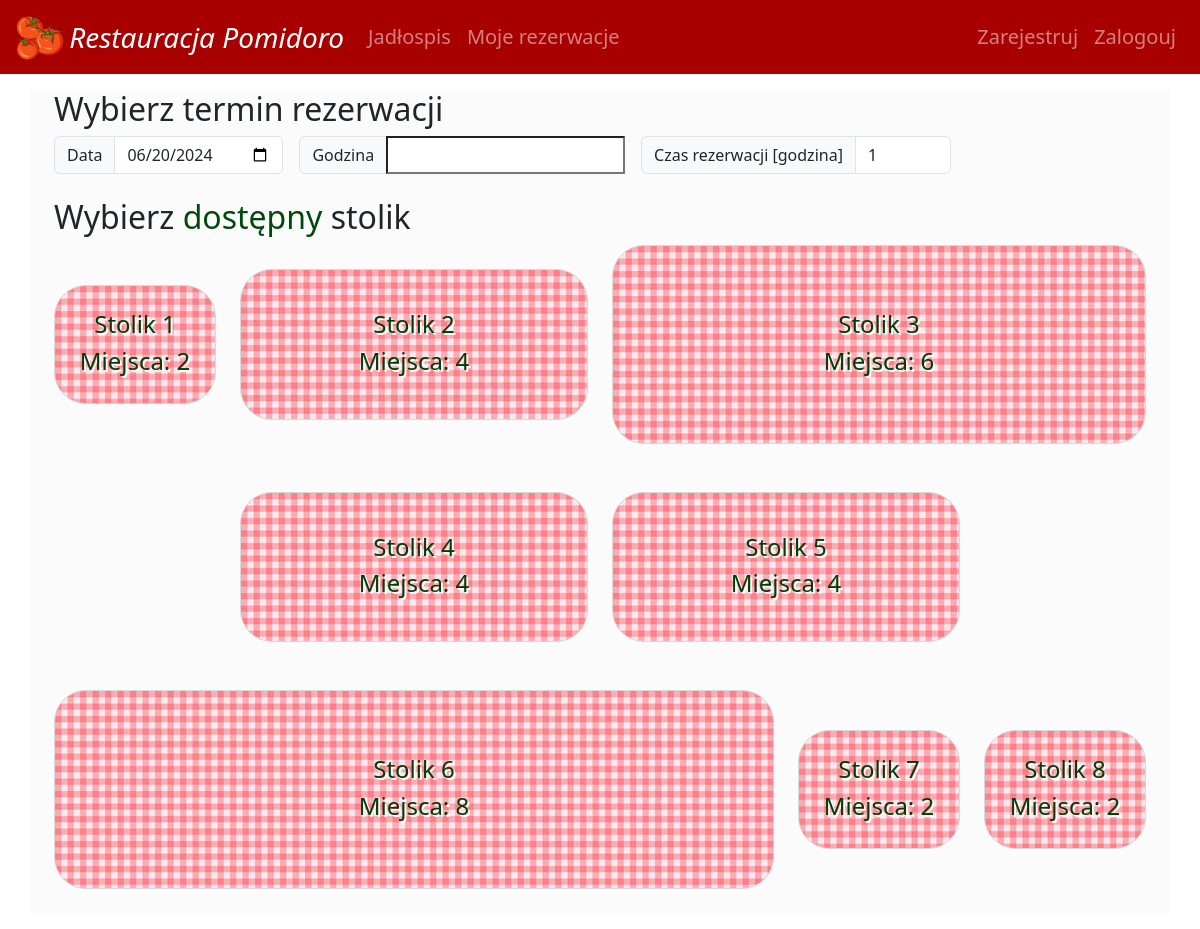
The page / on the database its author committed.
### reserv/models.py (models this page shows, shortened)
class Table(models.Model):
    number = models.IntegerField(unique=True)
    capacity = models.IntegerField()

### reserv/views.py (the view)
# urls.py: path('', homepage, name='homepage'),
def homepage(request):
    tables = Table.objects.all()
    return render(request, 'reserv/homepage.html', {'tables': tables})

### templates/reserv/homepage.html (shortened to what this page needs)
{% extends 'reserv/template.html' %}
{% load static %}
{% block content %}
    <div class="container">
        <h2>Wybierz termin rezerwacji</h2>
        <form id="reservationForm" method="get" class="row gy-2 gx-3 align-items-center" action="{% url 'reserve_table' %}">
            <div class="col-auto">
                <div class="input-group">
                    <div class="input-group-text">Data</div>
                    <input type="date" id="datepicker" name="date" class="form-control">
                </div>
            </div>
            <div class="col-auto">
                <div class="input-group">
                    <div class="input-group-text">Godzina</div>
                    <input id="timepicker" name="time">
                </div>
            </div>
            <div class="col-auto">
                <div class="input-group">
                    <div class="input-group-text">Czas rezerwacji [godzina]</div>
                    <input type="number" id="duration" name="duration" class="form-control" min="1" max="4">
                </div>
            </div>
        </form>
        <br>
        <h2>Wybierz <span style="color:rgb(0, 73, 10);">dostępny</span> stolik</h2>
        <div class="row gy-5 justify-content-center align-items-center">
            {% for table in tables %}
                <div class="col-{% if table.capacity >= 12 %}12{% else %}{{ table.capacity }}{% endif %}">
                    <div id="table-{{ table.number }}" class="p-{% if table.capacity >= 6 %}5{% else %}{{ table.capacity }}{% endif %} text-center rounded-5 table-btn available">
                        <h4 class="p-0 mt-3 mb-1">Stolik {{ table.number }}</h4>
                        <p class="p-0 mb-3">Miejsca: {{ table.capacity }}</p>
                    </div>
                </div>
            {% endfor %}
        </div>
    </div>
    <br>
    {% endblock %}

### templates/reserv/template.html (shortened to what this page needs)
<!DOCTYPE html>
<html>
<head>
    <link href="https://stackpath.bootstrapcdn.com/bootstrap/4.5.2/css/bootstrap.min.css" rel="stylesheet">
    <link rel="stylesheet" href="https://stackpath.bootstrapcdn.com/bootstrap/4.5.2/css/bootstrap.min.css">
    <link rel="stylesheet" href="https://kendo.cdn.telerik.com/2021.3.914/styles/kendo.default-v2.min.css">
    <link href="https://cdn.jsdelivr.net/npm/bootstrap@5.3.3/dist/css/bootstrap.min.css" rel="stylesheet">
    {% load static %}
</head>
<body>
    <nav class="navbar navbar-expand-lg navbar-dark pl-3 pr-3 fs-5" style="background-color: rgb(168, 0, 0);">
        <a class="navbar-brand" href="{% url 'homepage' %}"><img src="{% static 'images/logo.png' %}" style="width: 6vh;">
            <i style="font-size: 3.5vh; vertical-align: middle;"> Restauracja Pomidoro</i></a>
        <div class="collapse navbar-collapse" id="navbarSupportedContent">
            <ul class="navbar-nav mr-auto">
                <li class="nav-item">
                    <a class="nav-link" href="{% url 'restaurant_menu' %}">Jadłospis</a>
                </li>
                <li class="nav-item">
                    <a class="nav-link" href="{% url 'reservation_user' %}">Moje rezerwacje</a>
                </li>
            </ul>
            <ul class="navbar-nav ml-auto">
                    {% if not user.is_authenticated %}
                    <li class="nav-item fs-5">
                        <a class="nav-link" href="{% url 'register' %}">Zarejestruj</a>
                    </li>
                    {% endif %}
                    {% if not user.is_authenticated %}
                    <li class="nav-item">
                        <a class="nav-link" href="{% url 'login_' %}">Zalogouj</a>
                    </li>
                    {% endif %}
            </ul>
        </div>
    </nav>
    <div id="bg" class="container mt-3 mb-3">
        {% block content %}{% endblock %}
    </div>
</body>
</html>

### rows shown on the page
Table: number "1", capacity "2"
Table: number "2", capacity "4"
Table: number "3", capacity "6"
Table: number "4", capacity "4"
Table: number "5", capacity "4"
Table: number "6", capacity "8"
Table: number "7", capacity "2"
Table: number "8", capacity "2"
